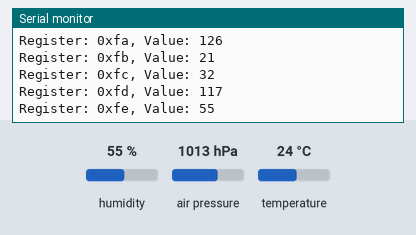
Simulated run of this program. Board: Arduino Uno, built with avr-gcc and run on an emulated ATmega328P. On the bench: the last lines printed to the serial monitor. Wiring (inferred from the names in the program): BME280 sensor at I2C address 0x76. The test bench sets the inputs (shaded band); at power-on: humidity 55 %, air pressure 1013 hPa, temperature 24 °C.

Above: at 1.7 s.
1.8 s: humidity set to 22 %
At 2.31 s:
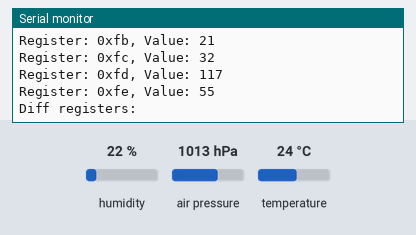
3.3 s: air pressure set to 952 hPa
At 4.1 s:
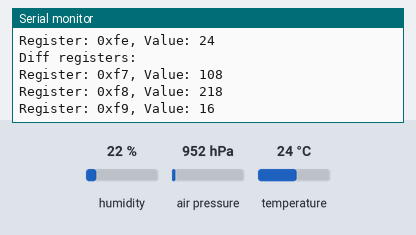
4.8 s: temperature set to 12 °C
At 7.8 s:
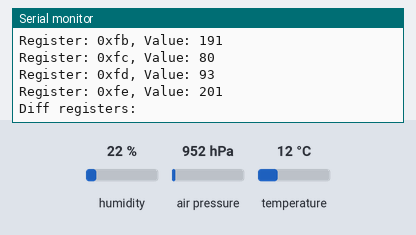
Timing chart, 0 to 9.3 s (numbered marks = the images above; inputs shaded):
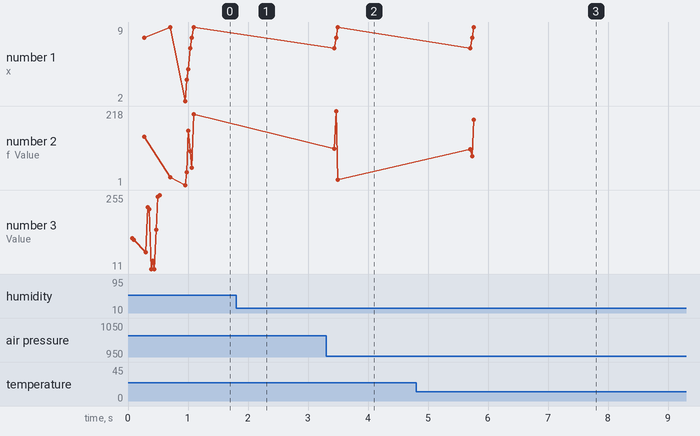

Measured:
- after the input at 3.3 s, the serial monitor: prints a new line after 0.14 s (image 2)
- after the input at 4.8 s, the serial monitor: prints a new line after 0.91 s (image 3)
- plotted number 2: 208 → 16 after the input at 3.3 s, 16 → 192 after the input at 4.8 s

The program:

main.cpp
```cpp
#include <Arduino.h>
#include <Wire.h>

// On an arduino UNO: A4(SDA), A5(SCL)

// BME280 default I2C address is 0x76 (0x77 if SDO pin is high)
#define I2C_ADDRESS 0x76

// BME280 Registers
#define REG_CHIP_ID 0xD0
#define REG_CONTROL_HUM 0xF2
#define REG_CONTROL 0xF4
#define REG_CONFIG 0xF5
#define REG_PRESSURE 0xF7
#define REG_TEMP 0xFA
#define REG_HUM 0xFD

uint8_t prevRegisters[256];

bool initBaro()
{
  Wire.beginTransmission(I2C_ADDRESS);
  Wire.write(REG_CONTROL_HUM); // Humidity control
  Wire.write(0x01);            // Set oversampling for humidity (x1)
  Wire.endTransmission();

  Wire.beginTransmission(I2C_ADDRESS);
  Wire.write(REG_CONTROL); // Control register
  Wire.write(0x27);        // Set normal mode, oversampling for temperature and pressure (x1)
  Wire.endTransmission();

  Wire.beginTransmission(I2C_ADDRESS);
  Wire.write(REG_CONFIG); // Config register
  Wire.write(0xA0);       // Standby time 1000ms, filter off
  Wire.endTransmission();

  return true;
}

uint8_t read8(uint8_t reg)
{
  Wire.beginTransmission(I2C_ADDRESS);
  Wire.write(reg);
  Wire.endTransmission();

  Wire.requestFrom(I2C_ADDRESS, (uint8_t)1);
  uint8_t value = Wire.read();
  return value;
}

// Helper function to read 16-bit value (big-endian) from a register
uint16_t read16(uint8_t reg)
{
  Wire.beginTransmission(I2C_ADDRESS);
  Wire.write(reg);
  Wire.endTransmission();

  Wire.requestFrom(I2C_ADDRESS, (uint8_t)2);
  uint16_t value = (Wire.read() << 8) | Wire.read();
  return value;
}

// Helper function to read 24-bit value from a register
uint32_t read24(uint8_t reg)
{
  Wire.beginTransmission(I2C_ADDRESS);
  Wire.write(reg);
  Wire.endTransmission();

  Wire.requestFrom(I2C_ADDRESS, (uint8_t)3);
  uint32_t value = (Wire.read() << 16) | (Wire.read() << 8) | Wire.read();
  return value;
}

float readChipId()
{
  int16_t temp_raw = read16(REG_CHIP_ID) >> 4;

  return temp_raw;
}

// Read temperature from BME280
float readTemperature()
{
  int32_t temp_raw = read24(REG_TEMP) >> 4;

  // Apply calibration (simple calculation for demonstration purposes)
  return temp_raw / 100.0; // Adjust this for proper scaling and offset based on calibration values
}

// Read pressure from BME280
float readPressure()
{
  int32_t press_raw = read24(REG_PRESSURE) >> 4;

  // Apply calibration (simple calculation for demonstration purposes)
  return press_raw / 100.0; // Adjust this for proper scaling and offset based on calibration values
}

// Read humidity from BME280
float readHumidity()
{
  uint16_t hum_raw = read16(REG_HUM);

  // Apply calibration (simple calculation for demonstration purposes)
  return hum_raw / 1024.0; // Adjust this for proper scaling and offset based on calibration values
}

void setup()
{
  Wire.begin();
  Serial.begin(9600);

  if (!initBaro())
  {
    Serial.println("Baro initialization failed!");
    while (1)
      ; // halt
  }

  Serial.println("Baro Initialized");
}

void printDiffRegisters()
{
  Serial.println("Diff registers:");

  int i;
  int value;
  char hexBuffer[5];
  for (i = 0; i <= 255; i++) {
    value = read8((uint8_t) i);

    if (value != prevRegisters[i]) {
        Serial.print("Register: ");
        sprintf(hexBuffer, "0x%x", i);
        Serial.print(hexBuffer);
        Serial.print(", Value: ");
        Serial.println(value);
    }

    prevRegisters[i] = value;
  }
}

void printAllRegisters()
{
  Serial.println("All non-zero registers:");

  int i;
  for (i = 0; i <= 255; i++) {
    Wire.beginTransmission(I2C_ADDRESS);
    Wire.write(i);
    Wire.endTransmission();

    Wire.requestFrom(I2C_ADDRESS, (uint8_t)2);
    int value = Wire.read();

    if (value > 0) {
        Serial.print("Register: ");
        char hexBuffer[5];
        sprintf(hexBuffer, "0x%x", i);
        Serial.print(hexBuffer);
        Serial.print(", Value: ");
        Serial.println(value);
    }
  }
}

void printValues()
{
  Serial.println("Parsed values:");

  float chipId = readChipId();
  float temperature = readTemperature();
  float pressure = readPressure();
  float humidity = readHumidity();

  Serial.print("ChipId: ");
  Serial.println(chipId);

  Serial.print("Temperature: ");
  Serial.print(temperature);
  Serial.println(" °C");

  Serial.print("Pressure: ");
  Serial.print(pressure / 100.0); // Convert to hPa
  Serial.println(" hPa");

  Serial.print("Humidity: ");
  Serial.print(humidity);
  Serial.println(" %");
}

void loop()
{
  printDiffRegisters();
  // printAllRegisters();
  // printValues();

  delay(1000);
}
```
